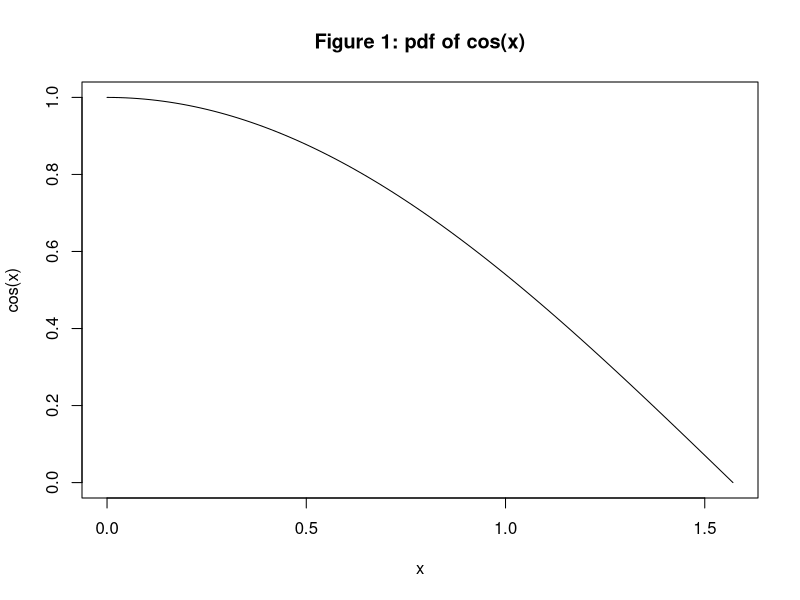
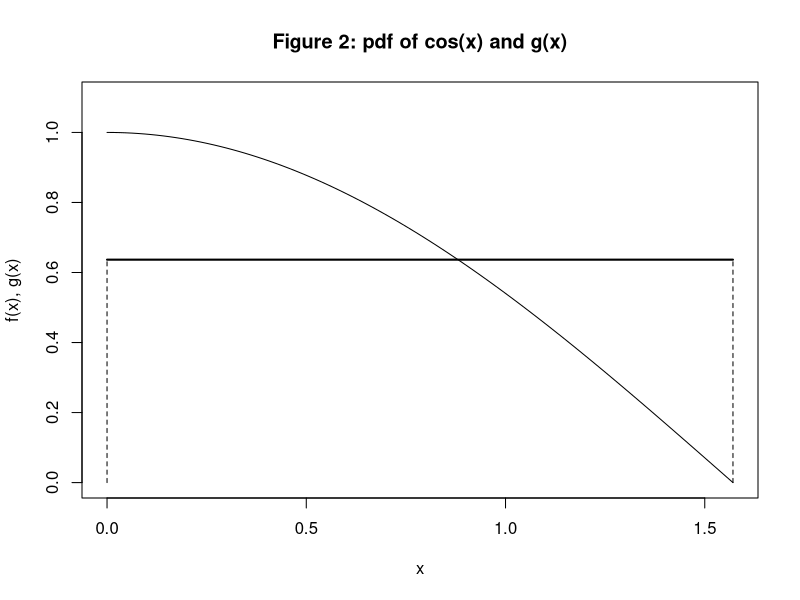
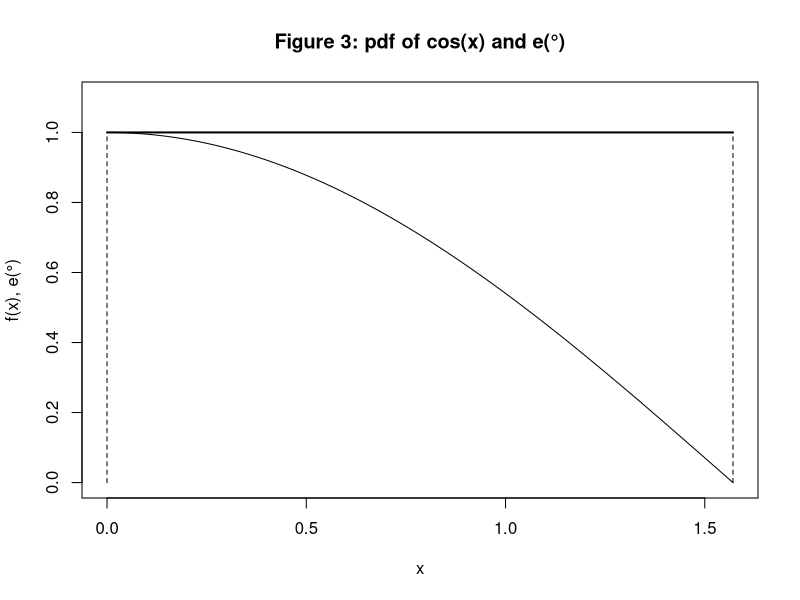
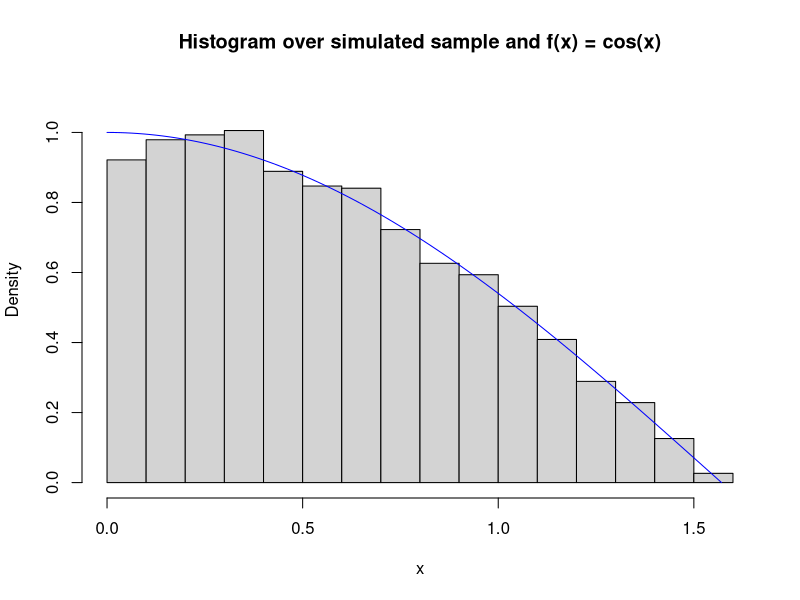
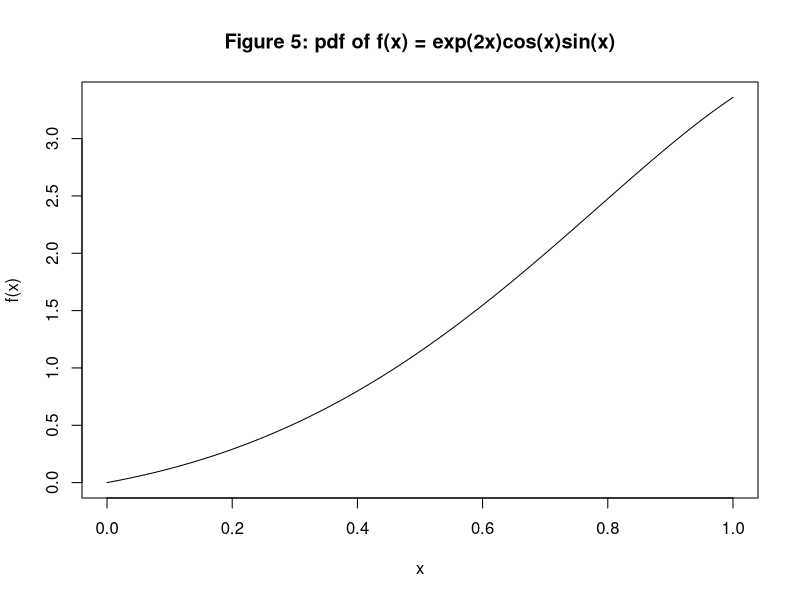
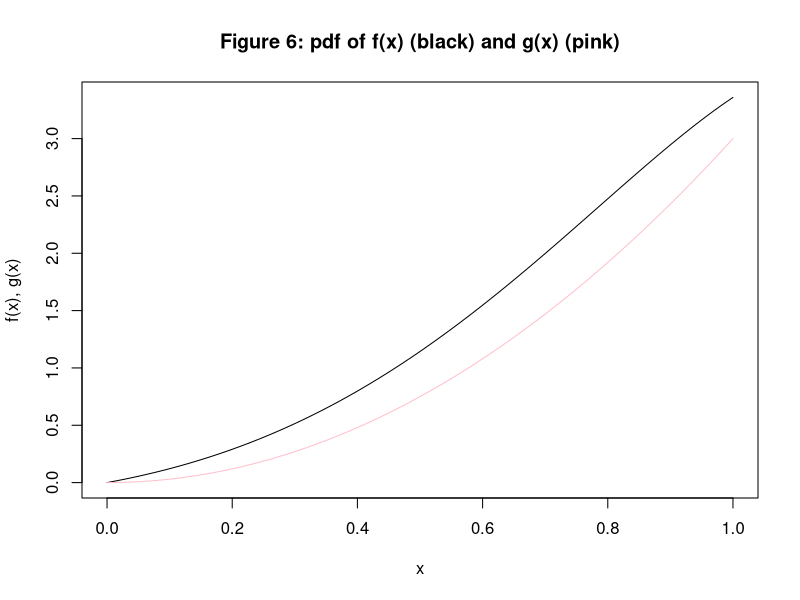

These charts were generated, in order, by the following R code:
## ---- chunk 1
set.seed(97)
## ---- chunk 2
curve(cos(x), 0, pi/2, main = "Figure 1: pdf of cos(x)")
## ---- chunk 3
#Plot the uniform distribution over the target distribution

plot(NA, xlim = c(0, pi/2), ylim = c(0, 1 * 1.1), type = "n", ylab = "f(x), g(x)", xlab = "x", main = "Figure 2: pdf of cos(x) and g(x)") #cos(x)

#Horizontal line of Unifrom
segments(x0 = 0, y0 = 2/pi, x1 = pi/2, y1 = 2/pi, lwd = 2)

#Vertical lines of Uniform
segments(x0 = 0, y0 = 0, x1 = 0, y1 = 2/pi, lty = 2)
segments(x0 = pi/2, y0 = 0, x1 = pi/2, y1 = 2/pi, lty = 2)
curve(cos(x), 0, pi/2, add = TRUE)
## ---- chunk 4
#Plot the uniform distribution over the target distribution

plot(NA, xlim = c(0, pi/2), ylim = c(0, 1 * 1.1), type = "n", ylab = "f(x), e(°)", xlab = "x", main = "Figure 3: pdf of cos(x) and e(°)") #cos(x)

#Horizontal line of Unifrom
segments(x0 = 0, y0 = 1, x1 = pi/2, y1 = 1, lwd = 2)

#Vertical lines of Uniform
segments(x0 = 0, y0 = 0, x1 = 0, y1 = 1, lty = 2)
segments(x0 = pi/2, y0 = 0, x1 = pi/2, y1 = 1, lty = 2)
curve(cos(x), 0, pi/2, add = TRUE)
## ---- chunk 5
#Sample size 
n = 10^4

#alpha
alpha = pi/2

#Step 1: draw from the more simple distribution 
Y <- runif(n = n, min = 0, max = pi/2)

#Step 2: draw from U(0,1) distribution 
U <- runif(n = n, min = 0, max = 1)

#Step 3: Accept if... 
my_sample <- c() 
for(i in 1:n){ 
  if(U[i] <= cos(Y[i])/ (alpha*dunif(Y[i], min = 0, max = pi/2))) { 
    my_sample <- c(my_sample, Y[i]) 
  } 
}
## ---- chunk 6
hist(my_sample, probability = TRUE, ylim = c(0, 1.1), main = "Histogram over simulated sample and f(x) = cos(x)", xlab = "x"); curve(cos(x), 0, pi/2, col = "blue", add = TRUE)
## ---- chunk 7
#create function and plotting the pdf
myfunction <- function(x) exp(2*x)*cos(x)*sin(x)
curve(myfunction, 0, 1, main = "Figure 5: pdf of f(x) = exp(2x)cos(x)sin(x)", ylab = "f(x)")
## ---- chunk 8
#Riemann rule
riemann <- function(n, a, b, fun){
  
  h <- (b-a)/n
  theta <- 0
  
  for (i in 0:(n-1)){
    theta <- theta + fun(a + i*h)
  }
  theta <- h*theta
  
  return(theta)
}
## ---- chunk 9
theta1 <- riemann(n = 100, a = 0, b = 1, fun = myfunction)
#theta1_n10 <- riemann(n = 10, a = 0, b = 1, fun = myfunction)

#cat("theta1 with n = 10: ", theta1_n10, "\n")
cat("theta1 with n = 100: ", theta1)
## ---- chunk 10
#Trapezoid rule
trapezoid <- function(n, a, b, fun){
  
  h <- (b-a)/n
  start <- (h/2)*fun(a)
  end <- (h/2)*fun(b)
  middle <- 0
  
  for (i in 1:(n-1)){
    middle <- middle + h*fun(a + i*h)
  }
  
  theta <- start + middle + end
  
  return(theta)
}
## ---- chunk 11
theta2 <- trapezoid(n = 10, a = 0, b = 1, fun = myfunction)
#theta2_n100 <- trapezoid(n = 100, a = 0, b = 1, fun = myfunction)

cat("theta2 with n = 10: ", theta2, "\n")
#cat("theta2 with n = 100: ", theta2_n100)
## ---- chunk 12
#Simpson´s rule
simpsons <- function(n, a, b, fun){
  if (n %% 2 != 0){
    break
  }
  h <- (b-a)/n
  middle <- 0
  
  for (i in 1:(n/2)){
    middle <- middle + (fun(a + (2*i-2)*h) + 4*fun(a + (2*i-1)*h) + fun(a + (2*i)*h))
  }

  theta <- (h/3)*middle
  return(theta)
}
## ---- chunk 13
theta3 <- simpsons(n = 10, a = 0, b = 1, fun = myfunction)
#theta3_n100 <- simpsons(n = 100, a = 0, b = 1, fun = myfunction)

cat("theta3 with n = 10: ", theta3, "\n")
#cat("theta3 with n = 100: ", theta3_n100)
## ---- chunk 14
#Gaussian Quadrature: Legendre
#install.packages("statmod")
library(statmod)
out <- gauss.quad(n = 6, kind = "legendre", alpha = 0, beta = 1)

theta4 <- sum(0.5*out$weights * myfunction(0.5*(out$nodes  + 1)))
## ---- chunk 15
cat("theta4 with n = 6: ", theta4)
## ---- chunk 16
#Monte carlo integration
draws <- runif(n = 10000, min = 0, max = 1)
theta5 <- (1-0)*mean(myfunction(draws))
## ---- chunk 17
cat("theta5 with n = 10k: ", theta5)
## ---- chunk 18
curve(myfunction, from = 0, to = 1, ylab = "f(x), g(x)", main = "Figure 6: pdf of f(x) (black) and g(x) (pink)");
curve(dbeta(x, 3, 1), from = 0, to = 1, add = TRUE, col = "pink")
## ---- chunk 19
#Importance sampling
draws <- rbeta(n = 10000, shape1 = 3, shape2 = 1)
theta6 <- mean(myfunction(draws)/dbeta(draws, shape1 = 3, shape2 = 1))
## ---- chunk 20
cat("theta6 with n = 10k: ", theta6)
## ---- chunk 21
# Create a data frame
results <- data.frame(
  Method = c("Riemann", "Trapezoid", "Simpson´s",
             "Gauss–Legendre", "Naive Monte Carlo", "Importance Sampling"),
  Estimate = c(theta1, theta2, theta3, theta4, theta5, theta6)
)

# Print the table
results[1:6,]
## ---- chunk 22
#b)
length(my_sample)/n #Empirical acceptance ratio
